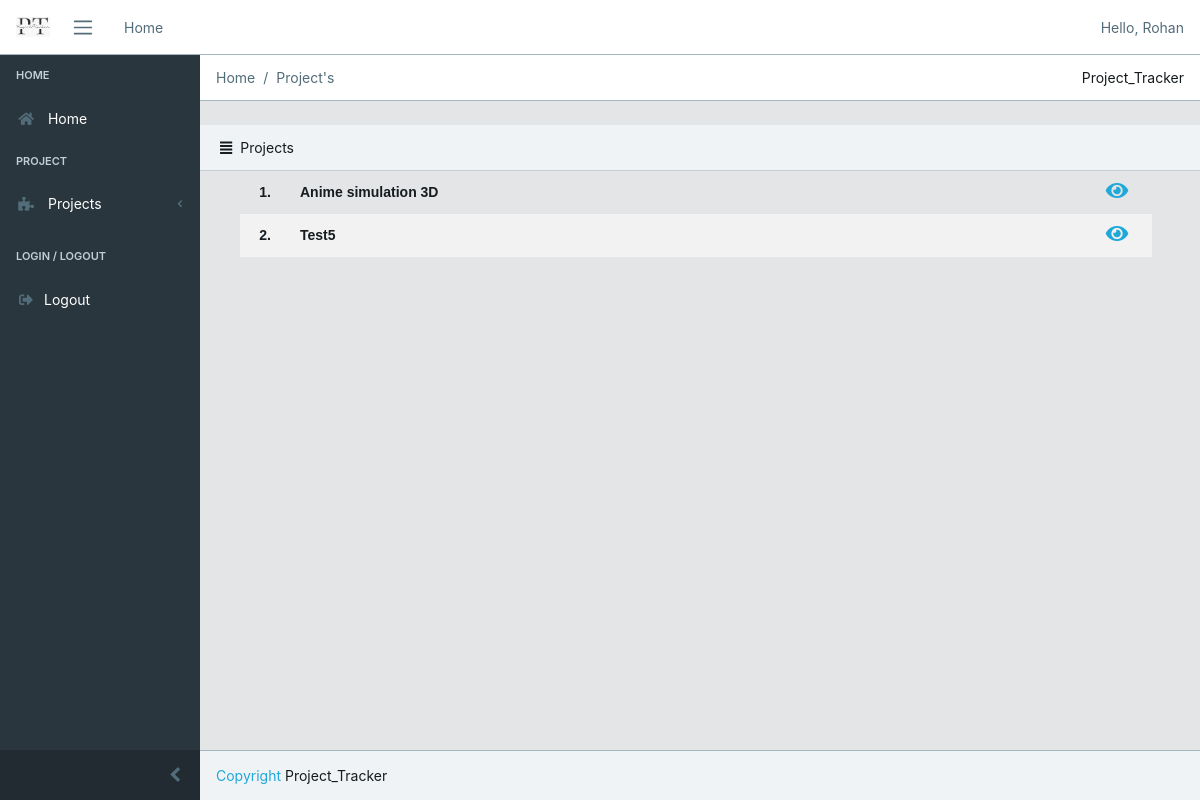
The page /account/10 (signed in) on the database as committed earlier.
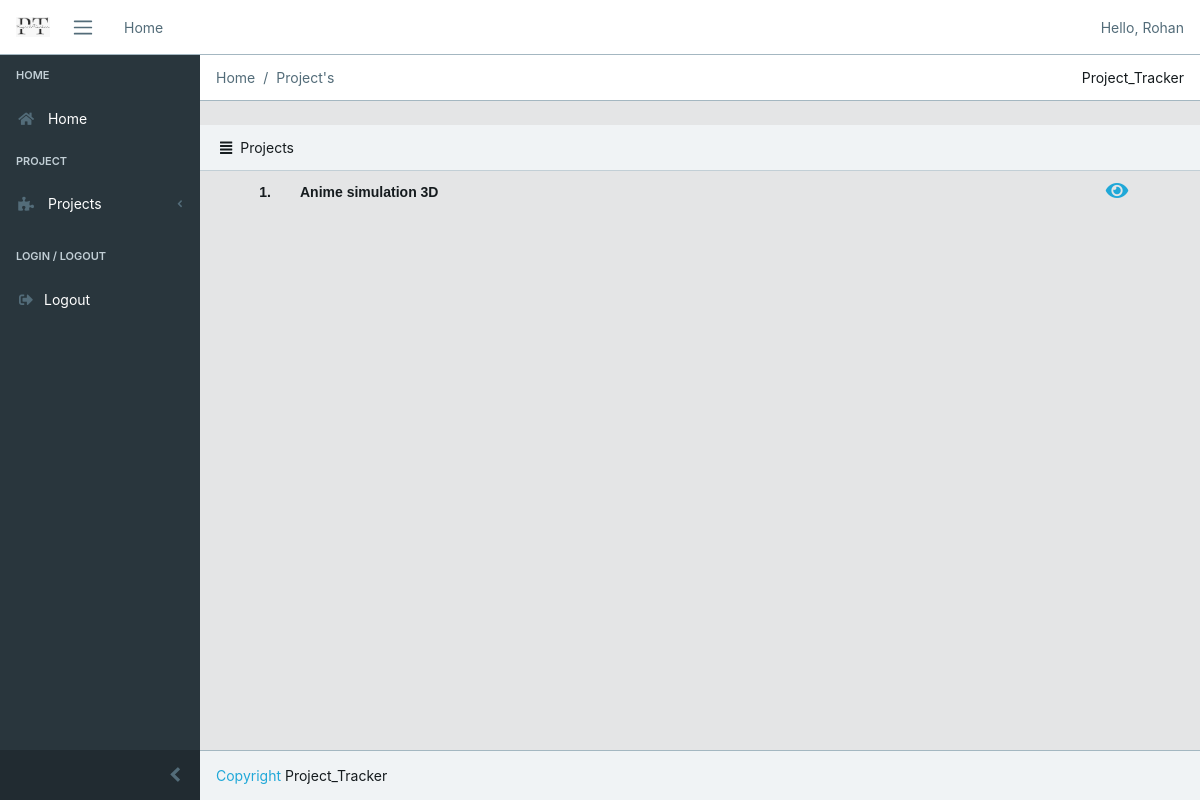
The same page on the database as committed later.
### project/models.py (models this page shows, shortened)
class Project(models.Model):
    name = models.CharField(max_length=80,default='NULL')
    efforts = models.IntegerField()
    dead_line = models.DateField()
    person= models.CharField(max_length=100,default='NULL')
    developer= models.CharField(max_length=100,default='NULL')
    complete_per = models.FloatField(max_length=2, validators = [MinValueValidator(0), MaxValueValidator(100)])
    description = models.TextField(blank=True)

### home/views.py (the view)
# urls.py: path('account/<str:id>',views.client,name='client'),
def client(request,id):
    if request.user.is_authenticated:
        client=User.objects.get(pk=id)
        project=Project.objects.filter(person=client.email)
        return render(request,'login_client.html',{'project':project,'client':client})
    else:
        return redirect('/login')

### templates/login_client.html (shortened to what this page needs)
{% extends 'base1.html' %}
{% block greeting %}
<li class="text-muted">Hello, {{ client.username }}</li>
{% endblock %}
{% block breadcrumb %}
<li class="breadcrumb-item active">Home</li>
<li class="breadcrumb-item active">Project's</li>
{% endblock breadcrumb%}
{% block content %}
<div class="card-header">
    <i class="fa fa-align-justify"></i>Projects
</div>
    <ol start="1">
    {% if project %}
  <table border=0 id='table1' align='left'>
    {% for i in project %}
    <tr id='tr1'>
      <td id='td1' width='50px' >
        {{forloop.counter}}.
      </td>
    <td id='td1' style='text-align: left;'>
    {{ i.name }}
    </td>
    <td id='td1' width='70px' align='center'>
      <a href="{% url 'project' i.id %}"><i class="fa fa-eye" style='cursor: pointer;font-size:20px'></i></a>
    </td>
    </tr>
    {%endfor%}
  </table>
  {% else %}
    <h4 class = 'text-center alert alert-warning'>No records to show</h4>
    {% endif %}
</ol>
{% endblock %}

Rows that differ between the two databases and show on the page:
removed Project: name "Test5"
